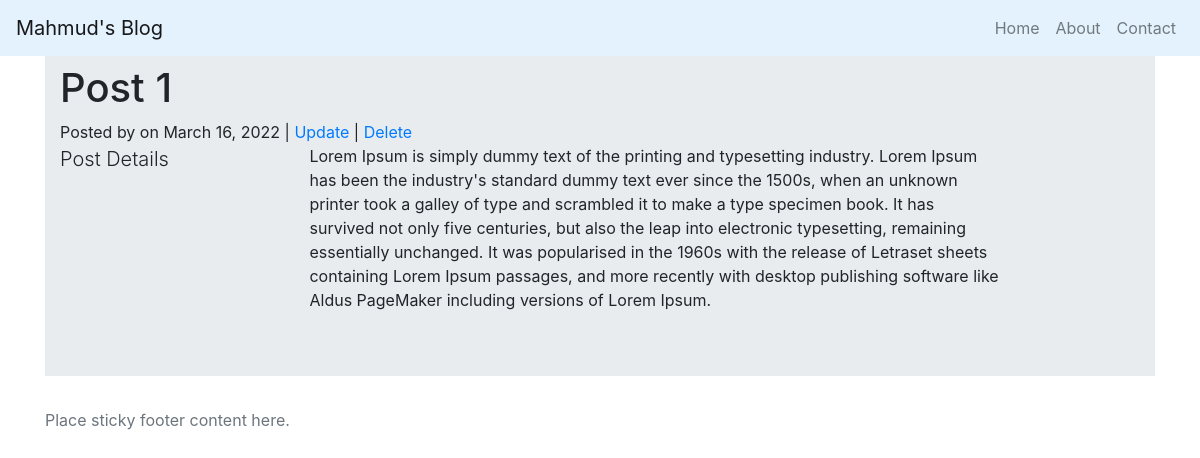
/post/1, run on the app's committed database.
### app.py (models this page shows, shortened)
class Blog(db.Model):
    id = db.Column(db.Integer, primary_key=True)
    title = db.Column(db.String(100))
    descriptions = db.Column(db.String(1000))
    createtime = db.Column(db.DateTime())
    authorname = db.Column(db.String(100))

### app.py (the view)
@app.route('/post/<int:post_id>')
def post(post_id):
    post = Blog.query.filter_by(id=post_id).one()
    return render_template('post.html', post=post)

### templates/post.html (shortened to what this page needs)
<!doctype html>
<html lang="en">
  <head>
    <link rel="stylesheet" href="https://cdn.jsdelivr.net/npm/bootstrap@4.0.0/dist/css/bootstrap.min.css">
  </head>
<body>
  <nav class="navbar navbar-expand-lg navbar-light fixed-top" style="background-color: #e3f2fd;">
    <a class="navbar-brand" href="{{ url_for('home') }}">
      Mahmud's Blog
    </a>
    <div class="collapse navbar-collapse" id="navbarResponsive">
        <ul class="navbar-nav ml-auto">
          <li class="nav-item">
            <a class="nav-link" href="{{ url_for('home') }}">Home</a>
          </li>
          <li class="nav-item">
            <a class="nav-link" href="">About</a>
          </li>
          <li class="nav-item">
            <a class="nav-link" href="">Contact</a>
          </li>
        </ul>
      </div>
  </nav>
<div class="container">
    <div class="row">
         <div class="col-lg-12 col-md-6 mx-auto">
            <div class="jumbotron jumbotron-fluid">
                <div class="container">
                  <h1>{{ post.title }}</h1>
                  <span class="meta">Posted by
                    on {{ post.createtime.strftime('%B %d, %Y') }} |
                    <a  href="/update/{{ post.id }}">Update</a> |
                    <a  href="/delete/{{ post.id }}">Delete</a>
                  </span>
              <article>
                <div class="container">
                  <div class="row">
                    <p class="lead">Post Details</p>
                    <div class="col-lg-8 col-md-10 mx-auto">
                      {{ post.descriptions }}
                    </div>
                  </div>
                </div>
              </article>
                </div>
            </div>
        </div>
    </div>
</div>
<footer class="footer">
  <div class="container">
    <span class="text-muted">Place sticky footer content here.</span>
  </div>
</footer>
  </body>
</html>

### data on the page
Blog: title "Post 1", createtime "March 16, 2022", descriptions "Lorem Ipsum is simply dummy text of the printing and typesetting industry. Lorem Ipsum has been the industry's standard dummy text ever since the 1500s, when an unknown printer took a galley of type and scrambled it to make a type specimen book. It has survived not only five centuries, but also the leap into electronic typesetting, remaining essentially unchanged. It was popularised in the 1960s with the release of Letraset sheets containing Lorem Ipsum passages, and more recently with desktop publishing software like Aldus PageMaker including versions of Lorem Ipsum."
